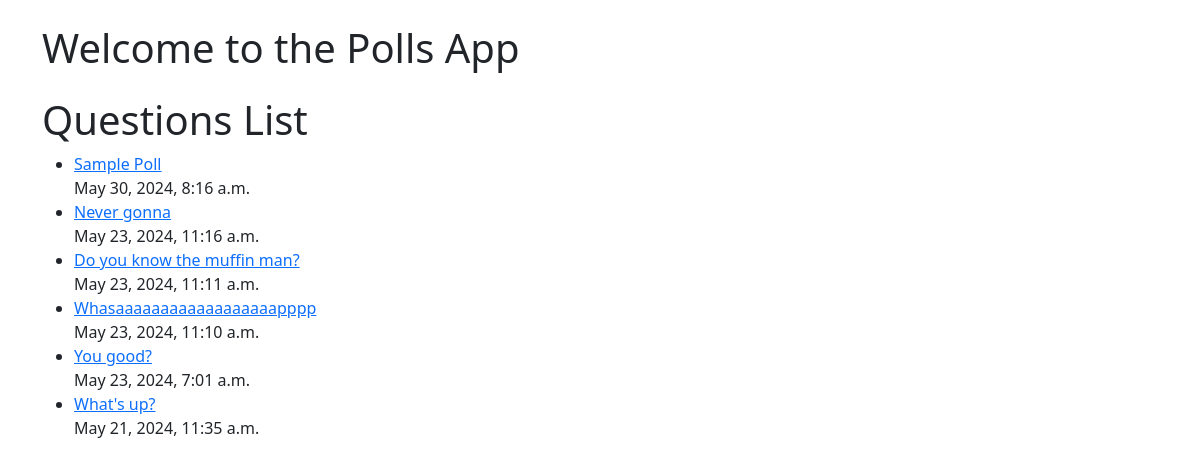
Page /api/v1/questions/html/ on the committed database.
### polls/models.py (models this page shows, shortened)
class Question(models.Model):
    question_text = models.CharField(max_length=200)
    pub_date = models.DateTimeField("date published")

### polls/api/views.py (the view)
# urls.py: path("questions/html/", views.question_list_view, name="questions_list_html"),  # HTML view
def question_list_view(request):
    questions = Question.objects.filter(pub_date__lte=timezone.now()).order_by('-pub_date')
    return render(request, 'polls/question_list.html', {'questions': questions})

### polls/templates/polls/question_list.html
{% extends "base_polls.html" %}
{% block content %}
  <h1>Questions List</h1>
  <ul>
    {% for question in questions %}
      <li>
        <a href="{% url 'polls_api:vote_form' question.id %}">{{ question.question_text }}</a><br>
        {{ question.pub_date }}
      </li>
    {% endfor %}
  </ul>
{% endblock %}

### polls/templates/polls/base_polls.html (shortened to what this page needs)
<!DOCTYPE html>
<html>
<head>
   <link href="https://cdn.jsdelivr.net/npm/bootstrap@5.3.3/dist/css/bootstrap.min.css" rel="stylesheet">
</head>
<body>
    <div class="container">
        <header class="my-4">
            <h1>Welcome to the Polls App</h1>
        </header>
        <main>
            {% block content %}
            {% endblock %}
        </main>
    </div>
</body>
</html>

### rows in the picture
Question: question_text "Sample Poll", pub_date "May 30, 2024, 8:16 a.m."
Question: question_text "Never gonna", pub_date "May 23, 2024, 11:16 a.m."
Question: question_text "Do you know the muffin man?", pub_date "May 23, 2024, 11:11 a.m."
Question: question_text "Whasaaaaaaaaaaaaaaaaaapppp", pub_date "May 23, 2024, 11:10 a.m."
Question: question_text "You good?", pub_date "May 23, 2024, 7:01 a.m."
Question: question_text "What's up?", pub_date "May 21, 2024, 11:35 a.m."
